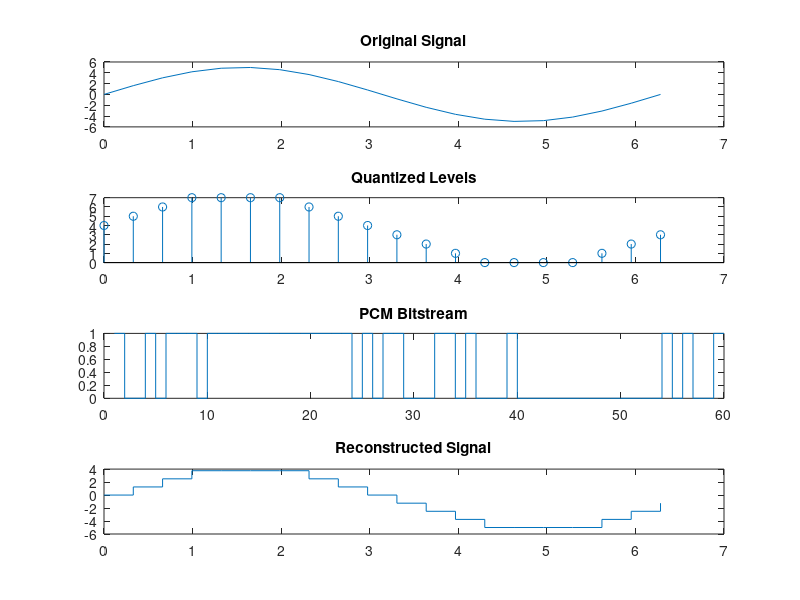

This chart was generated by the following MATLAB code:

clc;
clear;
close all;

A = 5;
N = 20;
n = 3;

t = linspace(0,2*pi,N);
x = A*sin(t);

q = uencode(x,n,A);
y = udecode(q,n,A);

b = dec2bin(q,n)-'0';
b = reshape(b',1,[]);

subplot(4,1,1);
plot(t,x);
title('Original Signal');

subplot(4,1,2);
stem(t,q);
title('Quantized Levels');

subplot(4,1,4);
stairs(t,y);
title('Reconstructed Signal');


subplot(4,1,3);
stairs(b);
title('PCM Bitstream');
